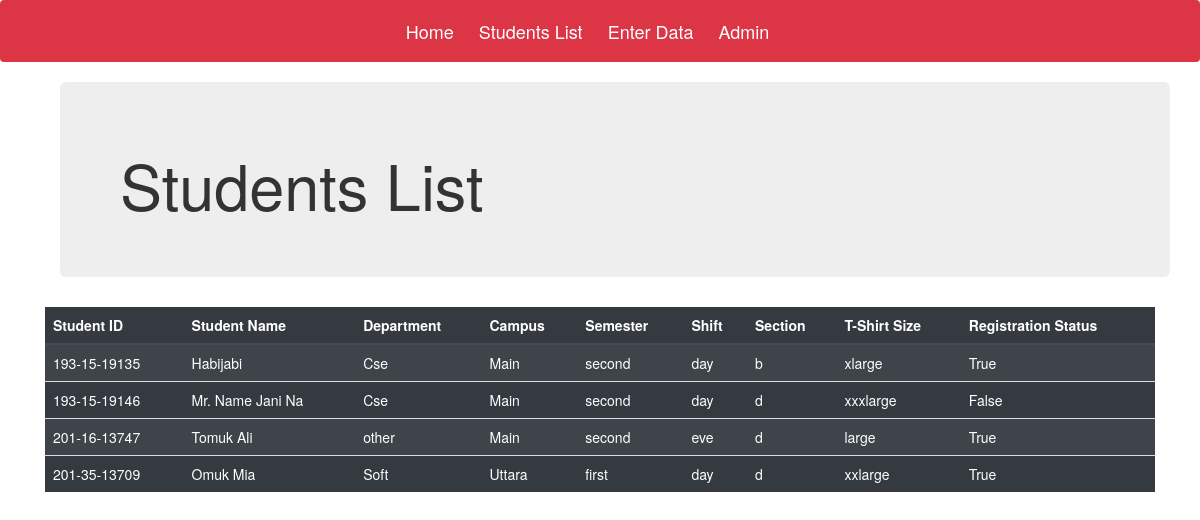
Page /Registration/students/ on the earlier database version.
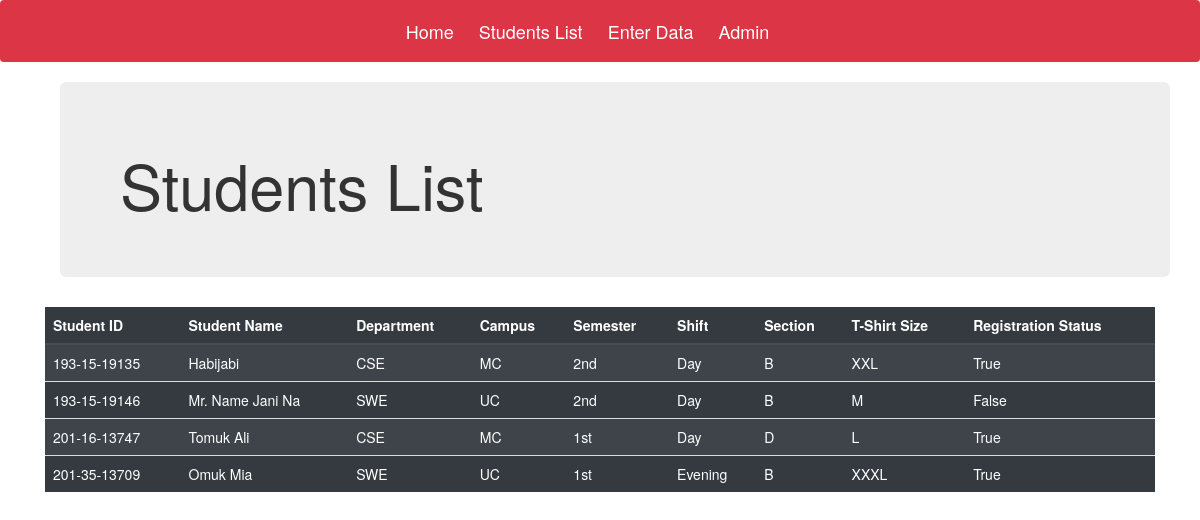
Same page on the later database version.
### Registration/models.py (models this page shows, shortened)
class Student(models.Model):
    dept = (
        ('CSE', "CSE"),
        ('SWE', 'SWE'),
        ('CIS', 'CIS'),
        ('Other', 'Other'),
    )
    camp = (
        ('MC', 'MC'),
        ('UC', 'UC'),
    )
    sem = (
        ('1st', '1st'),
        ('2nd', '2nd'),
    )
    shft = (
        ('Day', 'Day'),
        ('Evening', 'Evening'),
    )
    sec = (
        ('A', 'A'),
        ('B', 'B'),
        ('C', 'C'),
        ('D', 'D'),
        ('E', 'E'),
    )
    tshirt = (
        ('M', 'M'),
        ('L', 'L'),
        ('XL', 'XL'),
        ('XXL', 'XXL'),
        ('XXXL', 'XXXL'),
    )
    ID = models.CharField(max_length=20, unique=True, primary_key=True)
    Name = models.CharField(max_length=50)
    Department = models.CharField(max_length=10, choices=dept, default='Cse')
    Campus = models.CharField(max_length=10, choices=camp, default='Main')
    Semester = models.CharField(max_length=10, choices=sem, default='first')
    Shift = models.CharField(max_length=10, choices=shft, default='day')
    Section = models.CharField(max_length=10, choices=sec)
    TShirt = models.CharField(max_length=10, choices=tshirt, default='mid')
    Status = models.BooleanField(default=False)

### Registration/views.py (the view)
def list(request):
    student_list = Student.objects.order_by('ID')
    dict = {'table': student_list}
    return render(request, 'Registration/list.html', context=dict)

### templates/Registration/list.html
<!DOCTYPE html>
 {% extends "Registration/base.html" %}
 {% load static %}
  {% block body_block %}
    <div class="container">
      <div class="jumbotron">
        <h1>Students List</h1>
      </div>
    </div>
    <div class="table-responsive">
      {% if table %}
        <table class = "table table-dark table-striped table-hover">
          <thead class= "thead-dark">
            <th scope="col">Student ID</th>
            <th scope="col"> Student Name</th>
            <th scope="col">Department</th>
            <th scope="col">Campus</th>
            <th scope="col">Semester</th>
            <th scope="col">Shift</th>
            <th scope="col">Section</th>
            <th scope="col">T-Shirt Size</th>
            <th scope="col">Registration Status</th>
          </thead>
          {% for st in table %}
            <tr>
              <td>{{ st.ID }}</td>
              <td>{{ st.Name|title }}</td>
              <td>{{ st.Department }}</td>
              <td>{{ st.Campus }}</td>
              <td>{{ st.Semester }}</td>
              <td>{{ st.Shift }}</td>
              <td>{{ st.Section }}</td>
              <td>{{ st.TShirt }}</td>
              <td>{{ st.Status }}</td>
            </tr>
          {% endfor %}
        </table>
        {% else %}
          <p>Nothing Found :( </p>
        {% endif %}
    </div>
 {% endblock %}

Differences in the rows shown:
changed Student "Habijabi": Department "Cse" → "CSE"; Campus "Main" → "MC"; Semester "second" → "2nd"; Shift "day" → "Day"; Section "b" → "B"; TShirt "xlarge" → "XXL"
changed Student "Mr. Name Jani Na": Department "Cse" → "SWE"; Campus "Main" → "UC"; Semester "second" → "2nd"; Shift "day" → "Day"; Section "d" → "B"; TShirt "xxxlarge" → "M"
changed Student "Tomuk Ali": Department "other" → "CSE"; Campus "Main" → "MC"; Semester "second" → "1st"; Shift "eve" → "Day"; Section "d" → "D"; TShirt "large" → "L"
changed Student "Omuk Mia": Department "Soft" → "SWE"; Campus "Uttara" → "UC"; Semester "first" → "1st"; Shift "day" → "Evening"; Section "d" → "B"; TShirt "xxlarge" → "XXXL"
